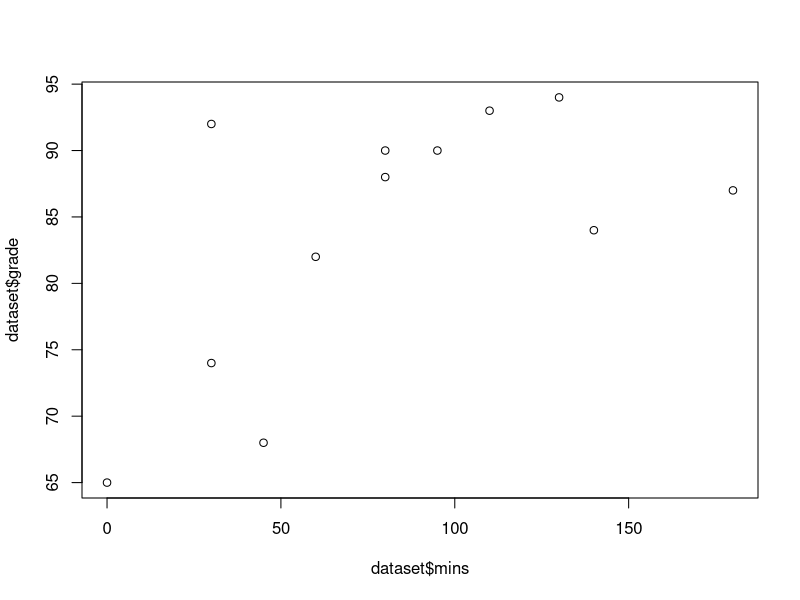

Here is the R script that generated this plot:
mins <- c(30, 45, 180, 95, 130, 140, 30, 80, 60, 110, 0, 80)
grade<-c(74, 68, 87, 90, 94, 84, 92, 88, 82, 93, 65, 90)
dataset<-data.frame(mins, grade)

cor(dataset)

plot(dataset$mins,dataset$grade)
d<-dataset[!(dataset$mins=="30" & dataset$grade==92),]

cor(d)